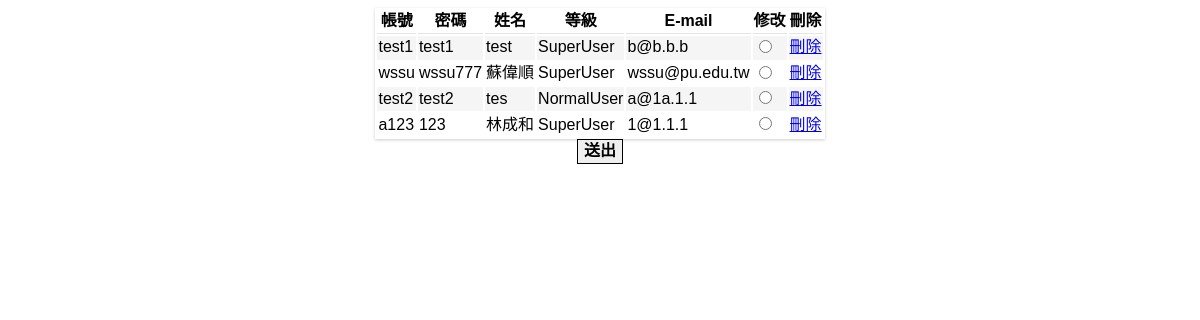
/CMRDB2/alter.php, run on the app's committed database.
### tables this page shows
CREATE TABLE IF NOT EXISTS `menber` (
  `MBR_NUM` int(11) NOT NULL AUTO_INCREMENT,
  `MBR_ID` varchar(15) NOT NULL,
  `MBR_PWD` varchar(15) NOT NULL,
  `MBR_NAME` varchar(11) NOT NULL,
  `MBR_LV` varchar(20) NOT NULL,
  `MBR_EMAIL` varchar(45) NOT NULL,
  PRIMARY KEY (`MBR_NUM`),
  UNIQUE KEY `MBR_NUM` (`MBR_NUM`)
);

### CMRDB2/alter.php (the view, shortened to what this page needs)
<!doctype html>
<html>
<head>
	<link rel="stylesheet" href="themes/style.min.css" />
	<link rel="stylesheet" href="themes/jquery.mobile.icons.min.css" />
	<link rel="stylesheet" href="http://code.jquery.com/mobile/1.4.2/jquery.mobile.structure-1.4.2.min.css" />
</head>
<body>
	<div data-role="page" data-theme="a">
   		 <div data-role="content" data-role="content" data-theme="a" align="center" class="ui-field-content">
            <form method="post" action="alterMBR.php">
                <table data-role="table" id="table-custom-2" data-mode="columntoggle" class="ui-body-d ui-shadow table-stripe ui-responsive" data-column-btn-theme="b" data-column-btn-text="欄位" data-column-popup-theme="a">
                	<thead>
                         <tr class="ui-bar-d">
                            <th class="label" >
                            帳號
                            </th>
                            <th class="label" data-priority="2">
                            密碼
                            </th>
                            <th class="label" >
                             姓名
                            </th>
                            <th class="label" data-priority="4">
                           等級
                            </th>
                              <th class="label" data-priority="4">
                           E-mail
                            </th>
                             <th class="label">
                            修改
                            </th>
							<th class="label">
                            刪除
                            </th>
                         </tr>
                     </thead>
                     <tbody>
                     <?php
						$rs=mysql_query("select * from menber where 1 ;")or die("error2");
						while($value=mysql_fetch_row($rs)){
							echo "<tr>";
							for($i=1;$i<count($value);$i++){
								echo "<td>";
								echo "$value[$i]";
								echo "</td>";
							}
								echo "<td>";
								echo "<input type='radio' value='$value[1]' name='select'  >";
								echo "</td>";
								echo "<td>";
								echo "<a href='delete_MBR.php?MBR_NUM=$value[0]'>刪除</a>";
								echo "</td>";
							echo "</tr>";
						}
					?>
                     </tbody>
                 </table>
                 <input type="submit" class="ui-btn ui-btn-inline" value="送出"/>
               </form>
         </div>
    </div>
</body>
</html>

### data on the page
menber: MBR_ID "test1", MBR_PWD "test1", MBR_NAME "test", MBR_LV "SuperUser", MBR_EMAIL "b@b.b.b"
menber: MBR_ID "wssu", MBR_PWD "wssu777", MBR_NAME "蘇偉順", MBR_LV "SuperUser", MBR_EMAIL "wssu@pu.edu.tw"
menber: MBR_ID "test2", MBR_PWD "test2", MBR_NAME "tes", MBR_LV "NormalUser", MBR_EMAIL "a@1a.1.1"
menber: MBR_ID "a123", MBR_PWD "123", MBR_NAME "林成和", MBR_LV "SuperUser", MBR_EMAIL "1@1.1.1"
